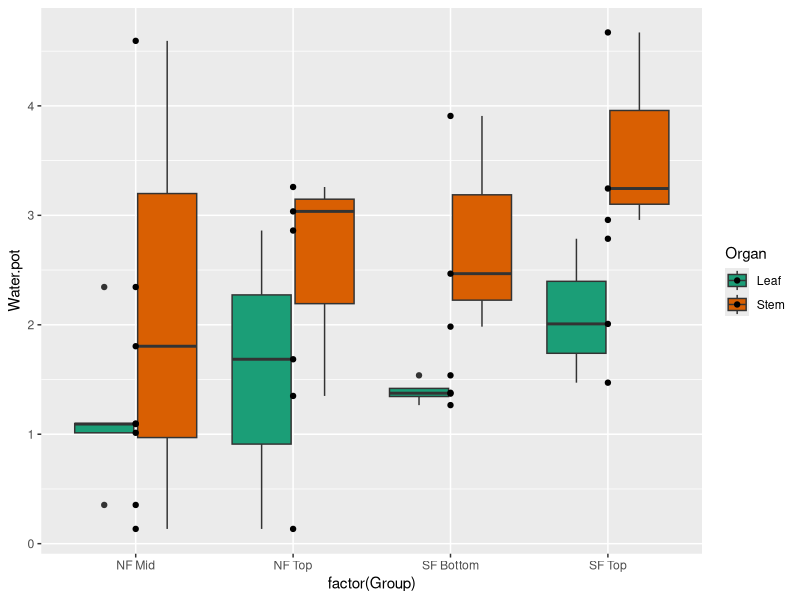
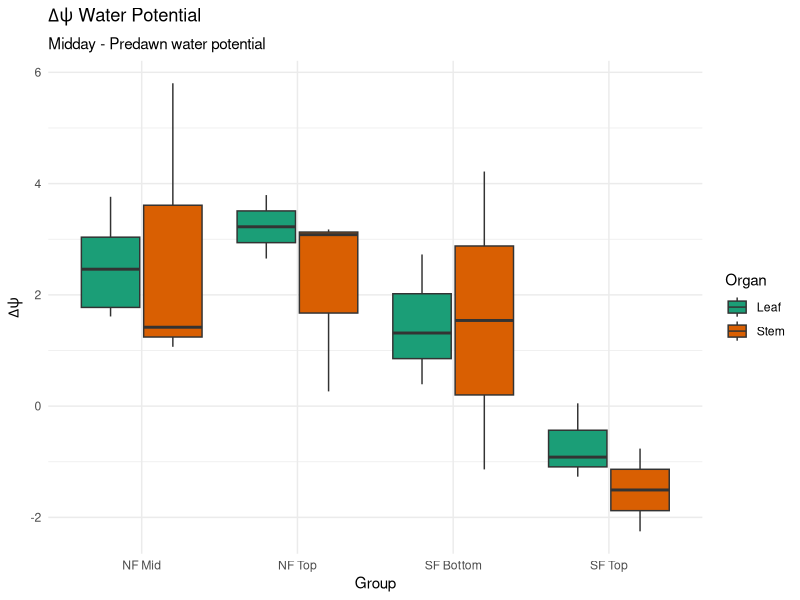
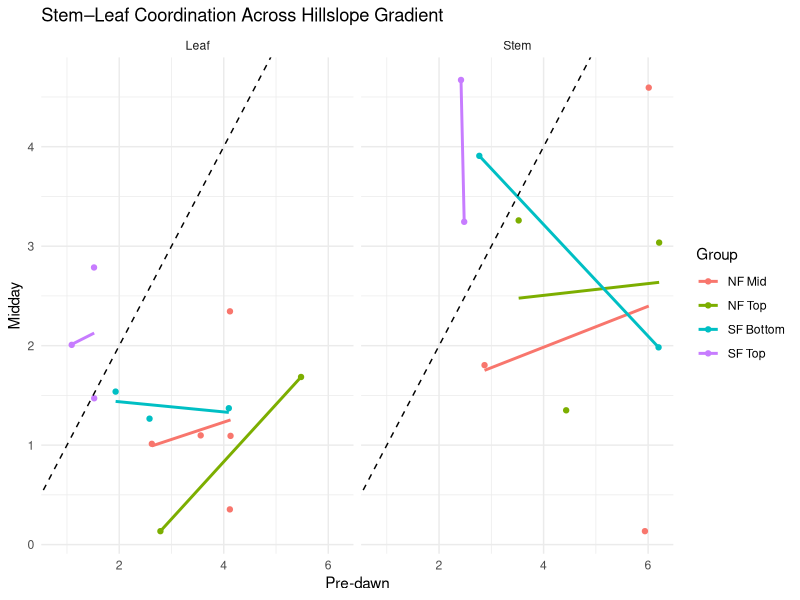

The R script that drew these images, in order: (Note: this script raises an error after producing the figures.)
# Load libraries

library(tidyr)
library(dplyr)
library(ggplot2)
library(lubridate)
library(zoo)

# Set working directory
setwd("~/Desktop/GitHub/dangermond_field/pressure_bomb")

# Read in data
psi_data <- read.csv("20250812_psi.csv")

# Group tree by location and split into leaf and stem

psi_data <- psi_data %>%
  mutate(Group = case_when(
    N.S == "SF" & Location == "Top"    ~ "SF Top",
    N.S == "SF" & Location == "Bottom" ~ "SF Bottom",
    N.S == "NF" & Location == "Top"    ~ "NF Top",
    N.S == "NF" & Location == "Mid"    ~ "NF Mid",
    TRUE ~ NA_character_
  ))

summary <- psi_data %>%
  group_by(Group, Time) %>%
  summarise(
    mean_psi = mean(Water.pot, na.rm = TRUE),
    sd_psi   = sd(Water.pot, na.rm = TRUE),
    se_psi   = sd_psi / sqrt(n()),
    n        = n()
  )

# Box plot

ggplot(
  psi_data %>% filter(Time == "pd"),
  aes(x = factor(Group), y = Water.pot, fill = Organ)
) +
  geom_boxplot(position = position_dodge(width = 0.8)) +
  scale_fill_manual(
    values = c("Leaf" = "#1b9e77", "Stem" = "#d95f02")  
  ) +
  geom_point()
  labs(
    x = "Group",
    y = "Water Potential (MPa)",
    fill = "Time",
    title = "Predawn Stem and Leaf Water Potentials",
    subtitle = "By location across a hillslope gradient"
  ) +
  theme_minimal()

# Difference between pd and md

delta_psi_time <- psi_data %>%
  pivot_wider(names_from = Time, values_from = Water.pot) %>%
  mutate(delta_psi = md - pd)

delta_psi_organ <- psi_data %>%
  pivot_wider(names_from = Organ, values_from = Water.pot) %>%
  mutate(delta_psi = Stem - Leaf)

ggplot(delta_psi_time, aes(x = factor(Group), y = delta_psi, fill = Organ)) +
  geom_boxplot(position = position_dodge(width = 0.8)) +
  scale_fill_manual(
    values = c("Leaf" = "#1b9e77", "Stem" = "#d95f02")  
  ) +
  labs(
    x = "Group",
    y = expression(Delta*psi),
    fill = "Organ",
    title = expression(Delta*psi~"Water Potential"),,
    subtitle = "Midday - Predawn water potential"
  ) +
  theme_minimal()
  

psi_wide <- psi_data %>%
  mutate(Organ = factor(Organ, levels = c("Leaf", "Stem"))) %>%
  pivot_wider(
    names_from = Time,
    values_from = Water.pot
  )

ggplot(psi_wide, aes(x = md, y = pd, color = Group)) +
  geom_point() +
  geom_smooth(method = "lm", se = FALSE) +
  facet_wrap(~ Organ) +
  geom_abline(intercept = 0, slope = 1, linetype = "dashed", color = "black") +
  labs(
    x = "Pre-dawn",
    y = "Midday",
    title = "Stem–Leaf Coordination Across Hillslope Gradient"
  ) +
  theme_minimal()

# TLP stuff

nm  <- ls(pattern = "^tlp_(leaf|stem)_\\d+$")   
val <- mget(nm, inherits = TRUE)                

tlp_lookup <- tibble(name = nm, TLP = unlist(val)) %>%
  mutate(
    Organ_raw = stringr::str_match(name, "^tlp_(leaf|stem)_\\d+$")[,2],
    Tree_chr  = stringr::str_match(name, "^tlp_(?:leaf|stem)_(\\d+)$")[,2],
    Organ     = stringr::str_to_title(Organ_raw),  
    Tree      = as.integer(Tree_chr)                
  ) %>%
  dplyr::select(Tree, Organ, TLP)

psi_data <- psi_data %>%
  mutate(
    Tree  = as.integer(as.character(Tree)), 
    Organ = stringr::str_to_title(stringr::str_trim(Organ))
  ) %>%
  left_join(tlp_lookup, by = c("Tree", "Organ"))

psi_data$TLP <- psi_data$TLP * -1

tlp_per_tree <- psi_data %>%
  filter(!is.na(TLP), Organ %in% c("Leaf","Stem")) %>%
  distinct(Tree, Group, Organ, TLP) %>%
  mutate(Tree = factor(sprintf("%03d", Tree)))
psi_data_clean <- subset(psi_data, !is.na(TLP))
psi_data_clean <- psi_data %>%
  filter(!is.na(TLP))

ggplot(psi_data_clean, aes(x = factor(Group), y = TLP, color = Organ)) +
  geom_point() +
  scale_color_manual(
    values = c("Leaf" = "#1b9e77", "Stem" = "#d95f02")  
  ) +
  labs(
    x = "Tree",
    y = expression(psi),
    color = "Organ",
    title = "TLP",
  ) +
  theme_minimal()





library(dplyr)
library(ggplot2)

# 1) Predawn water potentials (boxes)
pd <- psi_data %>%
  filter(Time == "md", Organ %in% c("Leaf","Stem")) %>%
  mutate(Group = factor(Group))

# 2) One TLP per Group × Organ (mean across trees in the group)
tlp_avg <- psi_data_clean %>%
  filter(!is.na(TLP), Organ %in% c("Leaf","Stem")) %>%
  group_by(Group, Organ) %>%
  summarise(TLP = mean(TLP, na.rm = TRUE), .groups = "drop") %>%
  mutate(Group = factor(Group))

# 3) Shared dodge so boxes and TLP points align
dodge <- position_dodge(width = 0.75)

ggplot() +
  # Boxplots of predawn water potential by Organ
  geom_boxplot(
    data = pd,
    aes(x = Group, y = Water.pot, fill = Organ),
    position = dodge,
    width = 0.6,
    outlier.shape = NA,
    alpha = 0.7
  ) +
  # (optional) raw predawn points
  # geom_point(
  #   data = pd,
  #   aes(x = Group, y = Water.pot, fill = Organ),
  #   position = dodge,
  #   size = 1.6,
  #   shape = 21,
  #   alpha = 0.4,
  #   stroke = 0
  # ) +
  # Mean TLP point per Group × Organ
  geom_point(
    data = tlp_avg,
    aes(x = Group, y = TLP, color = Organ),
    position = dodge,
    size = 3
  ) +
  scale_fill_manual(
    name = "Organ",
    values = c("Leaf" = "#1b9e77", "Stem" = "#d95f02")
  ) +
  scale_color_manual(
    name = "Organ",
    values = c("Leaf" = "#1b9e77", "Stem" = "#d95f02")
  ) +
  labs(
    x = "Group",
    y = "Water Potential (MPa)",
    title = "Midday Water Potentials",
    subtitle = "Dots = Mean TLP"
  ) +
  theme_minimal()

